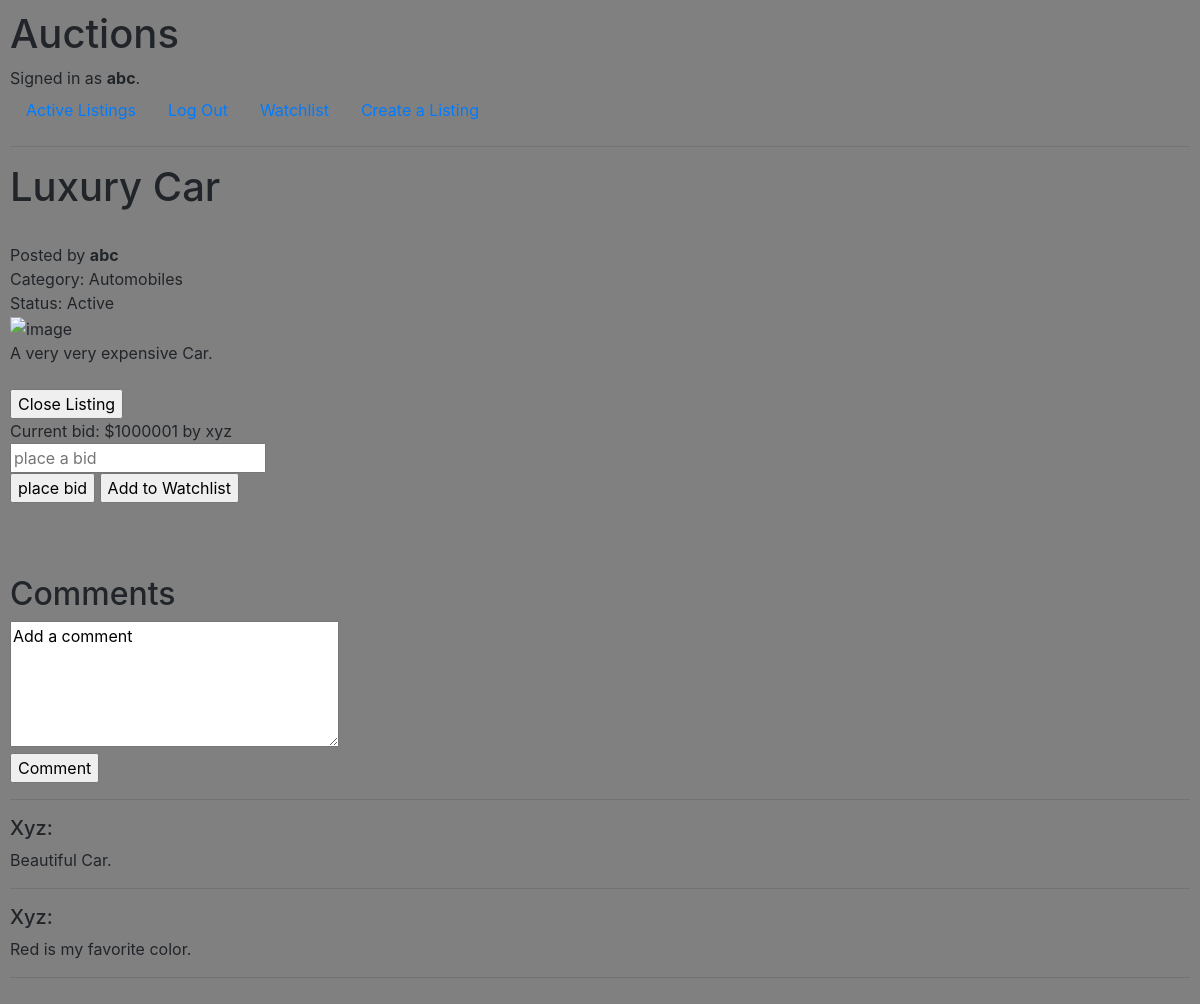
Before: /4/ (signed in) with the older database file.
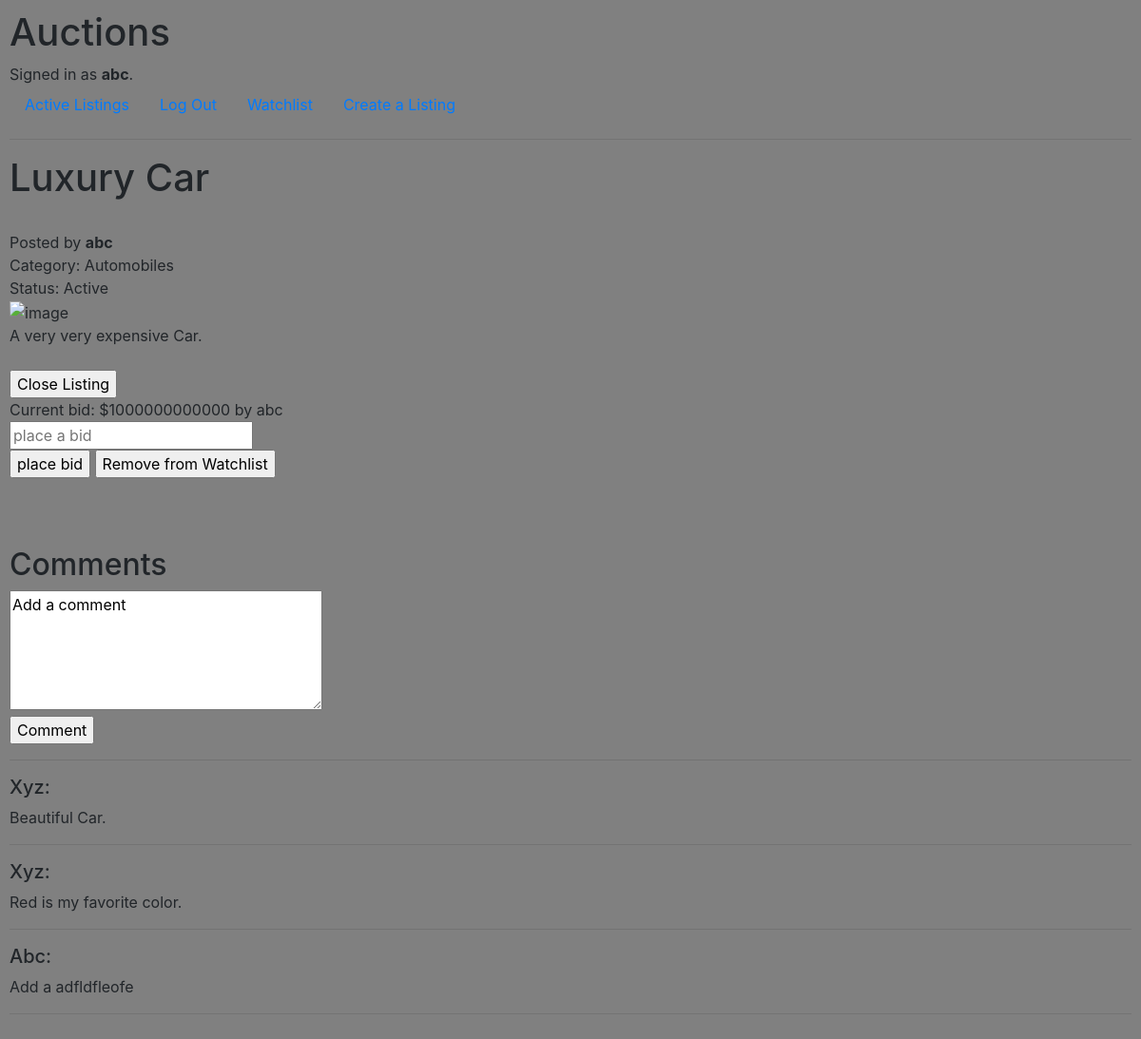
After: the same page with the newer database file.
### auctions/models.py (models this page shows, shortened)
class Bid(models.Model):
    amount = models.IntegerField(default=10)
    bidder = models.OneToOneField(User, on_delete=models.CASCADE, null=True)

class User(AbstractUser):
    pass

class Comment(models.Model):
    commenter = models.ForeignKey(User, on_delete=models.CASCADE, related_name="comments")
    comment = models.CharField(max_length=256)
    listing = models.ForeignKey(Listing, on_delete=models.CASCADE, related_name="comments_on_listing")

### auctions/views.py (the view, shortened to what this page needs)
# urls.py: path("<int:listing_id>/", views.listing, name="listing"),
def listing(request, listing_id):
    item = Listing.objects.get(pk=listing_id)
    bid = getattr(item, 'bid')
    user = request.user
    try:
        watchlist = Watchlist.objects.get(user=user)
    except Watchlist.DoesNotExist:
        watchlist = Watchlist.objects.create(user=user)
        watchlist.save()
    try:
        comments = Comment.objects.all()
    except:
        comments = None
    return render(request, "auctions/listing.html", {
        'listing': item,
        'bid': bid,
        'comments': comments,
        'id': listing_id,
        'watchlist': watchlist.listing.all(),
    })

### auctions/models.py (called while the page is built)
    def __str__(self):
        return f"{self.name}"

    def __str__(self):
        return f"{self.status}"

### auctions/templates/auctions/listing.html (shortened to what this page needs)
{% extends "auctions/layout.html" %}
{% block body %}
    <div>
        <h1>{{ listing.title }}</h1><br>
        Posted by <b>{{ listing.lister }}</b><br>
        Category: {{ listing.category }} <br>
        Status: {{ listing.status }}
    </div>
    <img src="{{ listing.url }}" alt="image">
    <div>{{ listing.description }}</div><br>
    <div>
        {% if request.user == listing.lister and listing.status.status == "Active" %}
            <form action="{% url 'close_listing' listing.pk %}">
                <input type="submit" value="Close Listing">
            </form>
        {% endif %}
    </div>
    <div>
        {% if bid.bidder and listing.status.status == "Active" %}
            Current bid: ${{ bid.amount }} by {{ bid.bidder }}
        {% elif listing.status.status == "Closed" %}
            Auction Closed! Listing sold for ${{ bid.amount }}
        {% else %}
            No Bids Yet. Starting Amount is ${{ bid.amount }}
        {% endif %}
    </div>
    {% if user.is_authenticated %}
        <form action="{% url 'listing' id %}" method="POST">
            {% if listing.status.status == "Active" %}
                <input type="number" name="bid" placeholder="place a bid"><br>
                <input type="submit" value="place bid">
            {% endif %}
            {% if listing in watchlist %}
                <input type="submit" value="Remove from Watchlist" formaction="{% url 'watchlist_remove' id %}">
            {% else %}
                <input type="submit" value="Add to Watchlist" formaction="{% url 'watchlist_add' id %}">
            {% endif %}
        </form>
    {% else %}
        Log in to place bid
    {% endif %}
    <br><br><br>
    <h2>Comments</h2>
    {% if user.is_authenticated %}
        <form action="{% url 'comment' id %}" method="POST">
            <textarea name="comment" cols="30" rows="5">Add a comment</textarea><br>
            <input type="submit" value="Comment">
        </form>
    {% else %}
        <h3>Sign in to add a comment</h3>
    {% endif %}
    <hr>
    {% for comment in comments %}
        <div>
            <h5>{{ comment.commenter|title }}:</h5>
            {{ comment.comment|linebreaks }}
        </div>
        <hr>
    {% endfor %}
{% endblock %}

Changed rows visible on the page:
changed Bid: amount "1000001" → "1000000000000"; bidder "xyz" → "abc"
added Comment: commenter "Abc", comment "Add a adfldfleofe"
Other visible differences:
form field url: (not shown) → "Remove from Watchlist"
form field url: "Add to Watchlist" → (not shown)
